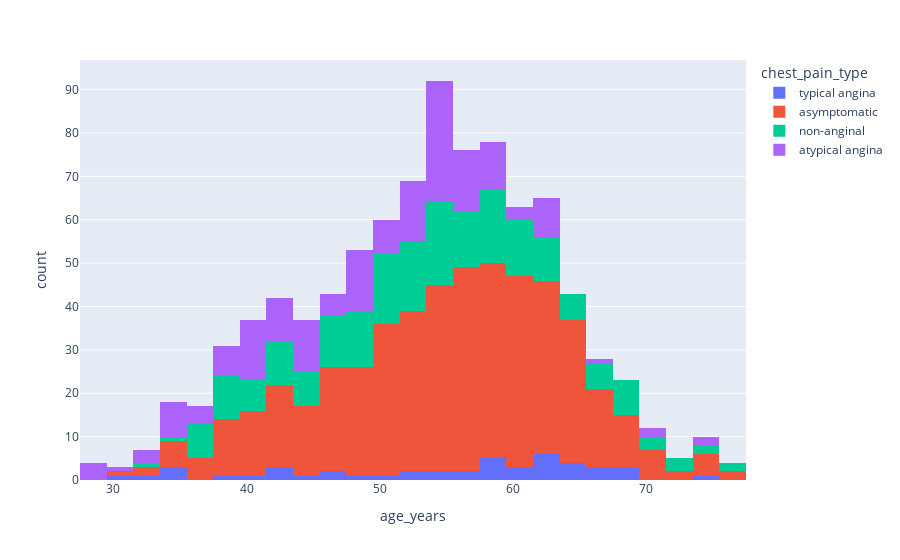

Notebook code cell kept with this figure:
### Markdown cell above
>* ***`typical angina`*** pain in ***`Cleveland`*** is to ***`23`*** people
>* ***`typical angina`*** pain in ***`Hungry`*** is to ***`11`*** people
>* ***`typical angina`*** pain in ***`Switzerland`*** is to ***`4`*** people
>* ***`typical angina`*** pain in ***`VA Long Beach`*** is to ***`8`*** people\
................................................................................................................................
>* ***`asymptomatic`*** pain in ***`Cleveland`*** is to ***`144`*** people
>* ***`asymptomatic`*** pain in ***`Hungry`*** is to ***`123`*** people
>* ***`typical angina`*** pain in ***`Switzerland`*** is to ***`98`*** people
>* ***`asymptomatic`*** pain in ***`VA Long Beach`*** is to ***`131`*** people\
................................................................................................................................
>* ***`non-anginal`*** pain in ***`Cleveland`*** is to ***`86`*** people
>* ***`non-anginal`*** pain in ***`Hungry`*** is to ***`54`*** people
>* ***`typical angina`*** pain in ***`Switzerland`*** is to ***`17`*** people
>* ***`non-anginal`*** pain in ***`VA Long Beach`*** is to ***`47`*** people\
................................................................................................................................
>* ***`atypical angina`*** pain in ***`Cleveland`*** is to ***`51`*** people
>* ***`atypical angina`*** pain in ***`Hungry`*** is to ***`105`*** people
>* ***`typical angina`*** pain in ***`Switzerland`*** is to ***`4`*** people
>* ***`atypical angina`*** pain in ***`VA Long Beach`*** is to ***`14`*** people

### Code cell
plt.figure(figsize=(10,6))
# count plot of age column
fig = px.histogram(data_frame=df, x='age_years', color='chest_pain_type')
fig.show()

### Figure 1 — Plotly figure (JSON) as saved in the notebook; plotly's stock layout.template omitted (floating-point values rounded to 4 significant figures; data arrays with more than 128 entries replaced by an {"elided": "..."} marker saying what was removed)
{"data": [{"bingroup": "x", "hovertemplate": "chest_pain_type=typical angina<br>age_years=%{x}<br>count=%{y}<extra></extra>", "legendgroup": "typical angina", "marker": {"color": "#636efa", "pattern": {"shape": ""}}, "name": "typical angina", "orientation": "v", "showlegend": true, "type": "histogram", "x": [63, 64, 58, 66, 69, 40, 51, 34, 52, 65, 59, 52, 42, 59, 69, 59, 38, 56, 61, 60, 59, 64, 45, 30, 35, 43, 47, 54, 57, 62, 34, 43, 46, 55, 32, 62, 62, 67, 67, 65, 49, 62, 61, 68, 74, 62], "xaxis": "x", "yaxis": "y"}, {"bingroup": "x", "hovertemplate": "chest_pain_type=asymptomatic<br>age_years=%{x}<br>count=%{y}<extra></extra>", "legendgroup": "asymptomatic", "marker": {"color": "#EF553B", "pattern": {"shape": ""}}, "name": "asymptomatic", "orientation": "v", "showlegend": true, "type": "histogram", "x": {"elided": "496 int values"}, "xaxis": "x", "yaxis": "y"}, {"bingroup": "x", "hovertemplate": "chest_pain_type=non-anginal<br>age_years=%{x}<br>count=%{y}<extra></extra>", "legendgroup": "non-anginal", "marker": {"color": "#00cc96", "pattern": {"shape": ""}}, "name": "non-anginal", "orientation": "v", "showlegend": true, "type": "histogram", "x": {"elided": "204 int values"}, "xaxis": "x", "yaxis": "y"}, {"bingroup": "x", "hovertemplate": "chest_pain_type=atypical angina<br>age_years=%{x}<br>count=%{y}<extra></extra>", "legendgroup": "atypical angina", "marker": {"color": "#ab63fa", "pattern": {"shape": ""}}, "name": "atypical angina", "orientation": "v", "showlegend": true, "type": "histogram", "x": {"elided": "174 int values"}, "xaxis": "x", "yaxis": "y"}], "layout": {"barmode": "relative", "legend": {"title": {"text": "chest_pain_type"}, "tracegroupgap": 0}, "margin": {"t": 60}, "xaxis": {"anchor": "y", "domain": [0, 1], "title": {"text": "age_years"}}, "yaxis": {"anchor": "x", "domain": [0, 1], "title": {"text": "count"}}}}
